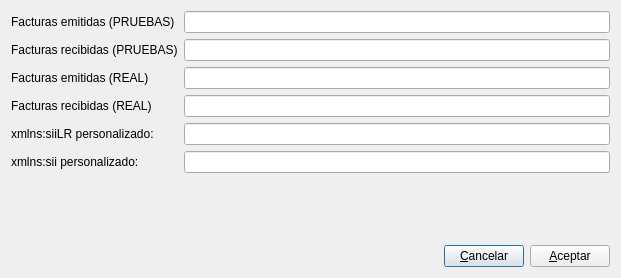
<?xml version="1.0" encoding="UTF-8"?>
<ui version="4.0">
 <class>direc_sii</class>
 <widget class="QDialog" name="direc_sii">
  <property name="geometry">
   <rect>
    <x>0</x>
    <y>0</y>
    <width>621</width>
    <height>278</height>
   </rect>
  </property>
  <property name="windowTitle">
   <string>Direcciones Web Service AEAT</string>
  </property>
  <layout class="QVBoxLayout" name="verticalLayout">
   <item>
    <layout class="QFormLayout" name="formLayout">
     <item row="0" column="0">
      <widget class="QLabel" name="label">
       <property name="text">
        <string>Facturas emitidas (PRUEBAS)</string>
       </property>
      </widget>
     </item>
     <item row="0" column="1">
      <widget class="QLineEdit" name="emitidas_test_lineEdit"/>
     </item>
     <item row="1" column="0">
      <widget class="QLabel" name="label_2">
       <property name="text">
        <string>Facturas recibidas (PRUEBAS)</string>
       </property>
      </widget>
     </item>
     <item row="1" column="1">
      <widget class="QLineEdit" name="recibidas_test_lineEdit"/>
     </item>
     <item row="2" column="0">
      <widget class="QLabel" name="label_3">
       <property name="text">
        <string>Facturas emitidas (REAL)</string>
       </property>
      </widget>
     </item>
     <item row="2" column="1">
      <widget class="QLineEdit" name="emitidas_real_lineEdit"/>
     </item>
     <item row="3" column="0">
      <widget class="QLabel" name="label_4">
       <property name="text">
        <string>Facturas recibidas (REAL)</string>
       </property>
      </widget>
     </item>
     <item row="3" column="1">
      <widget class="QLineEdit" name="recibidas_real_lineEdit"/>
     </item>
     <item row="4" column="0">
      <widget class="QLabel" name="label_5">
       <property name="text">
        <string>xmlns:siiLR personalizado:</string>
       </property>
      </widget>
     </item>
     <item row="4" column="1">
      <widget class="QLineEdit" name="sii_lr_lineEdit"/>
     </item>
     <item row="5" column="0">
      <widget class="QLabel" name="label_6">
       <property name="text">
        <string>xmlns:sii personalizado:</string>
       </property>
      </widget>
     </item>
     <item row="5" column="1">
      <widget class="QLineEdit" name="sii_lineEdit"/>
     </item>
    </layout>
   </item>
   <item>
    <layout class="QHBoxLayout" name="horizontalLayout">
     <item>
      <spacer name="horizontalSpacer">
       <property name="orientation">
        <enum>Qt::Horizontal</enum>
       </property>
       <property name="sizeHint" stdset="0">
        <size>
         <width>40</width>
         <height>20</height>
        </size>
       </property>
      </spacer>
     </item>
     <item>
      <widget class="QPushButton" name="cancelar_pushButton">
       <property name="text">
        <string>&amp;Cancelar</string>
       </property>
      </widget>
     </item>
     <item>
      <widget class="QPushButton" name="aceptar_pushButton">
       <property name="text">
        <string>&amp;Aceptar</string>
       </property>
      </widget>
     </item>
    </layout>
   </item>
  </layout>
 </widget>
 <tabstops>
  <tabstop>emitidas_test_lineEdit</tabstop>
  <tabstop>recibidas_test_lineEdit</tabstop>
  <tabstop>emitidas_real_lineEdit</tabstop>
  <tabstop>recibidas_real_lineEdit</tabstop>
  <tabstop>sii_lr_lineEdit</tabstop>
  <tabstop>sii_lineEdit</tabstop>
  <tabstop>cancelar_pushButton</tabstop>
  <tabstop>aceptar_pushButton</tabstop>
 </tabstops>
 <resources/>
 <connections>
  <connection>
   <sender>cancelar_pushButton</sender>
   <signal>clicked()</signal>
   <receiver>direc_sii</receiver>
   <slot>reject()</slot>
   <hints>
    <hint type="sourcelabel">
     <x>415</x>
     <y>136</y>
    </hint>
    <hint type="destinationlabel">
     <x>345</x>
     <y>121</y>
    </hint>
   </hints>
  </connection>
 </connections>
</ui>
